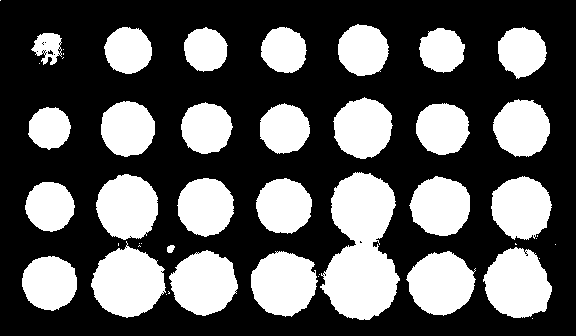
#> input picture Pierres Mappe/Morphology/dotsBin.png, 576 x 336 px, found by its file name
$ python Morphfunc.py
#> lines starting #> are read from the running program, lines starting #| are printed output that depends on the picture; after the words box and inside, x2 and y2 are one past the last pixel; in counts of white or black regions, pixels touching at a corner belong together
import cv2
import numpy as np

img = cv2.imread("Pierres Mappe/Morphology/dotsBin.png")
#> img is the input picture: shape (336, 576, 3); 35.8% white; 47 white regions (19 under 20 px), largest, box (x1, y1, x2, y2) and area: (320, 172, 400, 320) 7873, (91, 241, 166, 318) 3877, (483, 247, 552, 318) 3564
img_out = np.zeros((img.shape[0], img.shape[1], 1), np.uint8)
img_out2 = np.zeros((img.shape[0], img.shape[1], 1), np.uint8)
img_out3 = np.zeros((img.shape[0], img.shape[1], 1), np.uint8)
img_out4 = np.zeros((img.shape[0], img.shape[1], 1), np.uint8)


def Erosion(A, B, z):

#> called with z = 4
    kernel = np.empty((z*2+1, z*2+1), np.uint8)
    kernel.fill(255)

    for y in range(z, img.shape[0]-z):
        starty = y-z
        for x in range(z, img.shape[1]-z):
            startx = x-z
            zeros = 0

            for yy in range(kernel.shape[0]):
                for xx in range(kernel.shape[1]):
                    if A[starty+yy, startx+xx, 0] != kernel[yy, xx]:
                        zeros += 1


            if zeros != 0:
                B[y, x] = 2
            else:
                B[y, x] = 255
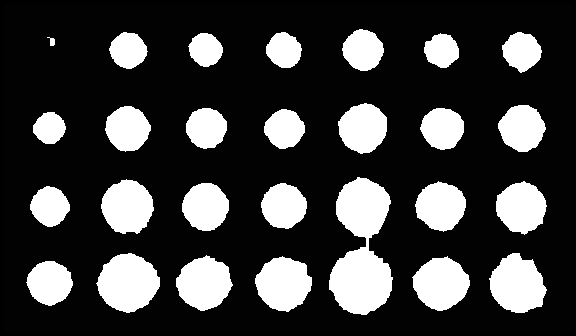
#> B: shape (336, 576, 1); min 0, max 255, mean 61.6

def Dilution(A, B, z):

#> called with z = 1
    kernel = np.empty((z*2+1, z*2+1), np.uint8)
    kernel.fill(255)

    for y in range(z, img.shape[0]-z):
        starty = y-z
        for x in range(z, img.shape[1]-z):
            startx = x-z
            zeros = 0

            for yy in range(kernel.shape[0]):
                for xx in range(kernel.shape[1]):
                    if A[starty+yy, startx+xx, 0] == kernel[yy, xx]:
                        zeros += 1


            if zeros > 0:
                B[y, x] = 255
            else:
                B[y, x] = 0
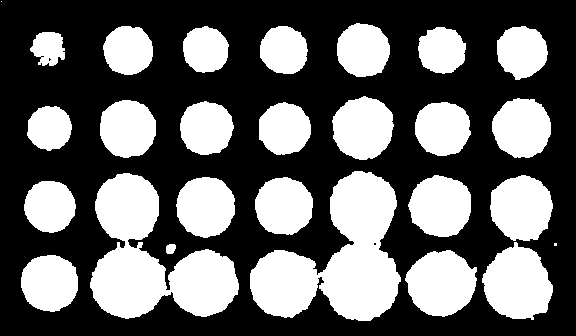
#> B: shape (336, 576, 1); 39.5% white; 27 white regions (2 under 20 px), largest, box (x1, y1, x2, y2) and area: (250, 171, 401, 321) 12119, (90, 173, 239, 319) 11269, (482, 242, 553, 320) 3902

def Opening(A, B, z):
    img_temp = np.zeros((img.shape[0], img.shape[1], 1), np.uint8)
    Erosion(A, img_temp, z)
#> call 2 of Erosion, with z = 1
#> after the loop in Erosion (call 2), `for y in range(z, img.shape[0]-z):`:
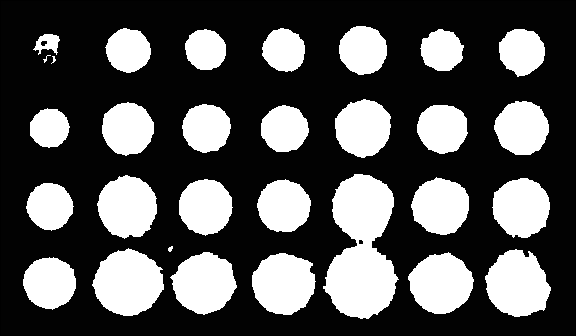
#> B: shape (336, 576, 1); min 0, max 255, mean 83.9
    Dilution(img_temp, B, z)
#> call 2 of Dilution, with z = 1
#> after the loop in Dilution (call 2), `for y in range(z, img.shape[0]-z):`:
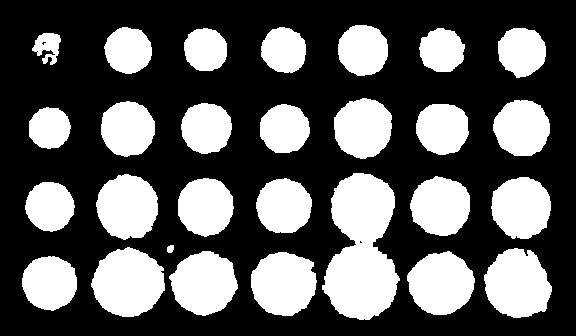
#> B: shape (336, 576, 1); 35.6% white; 28 white regions, largest, box (x1, y1, x2, y2) and area: (322, 173, 400, 320) 7818, (91, 247, 165, 317) 3844, (484, 248, 552, 318) 3544

def Closing(A, B, z):
    img_temp = np.zeros((img.shape[0], img.shape[1], 1), np.uint8)
    Dilution(A, img_temp, z)
    Erosion(img_temp, B, z)


Erosion(img, img_out, 4)
Dilution(img, img_out2, 1)

Opening(img, img_out3, 1)
Closing(img, img_out4, 1)


cv2.imshow("Billedet", img)
cv2.imshow("Erode", img_out)
cv2.imshow("Dilute", img_out2)
cv2.imshow("Open", img_out3)
cv2.imshow("Close", img_out4)


cv2.waitKey(0)
